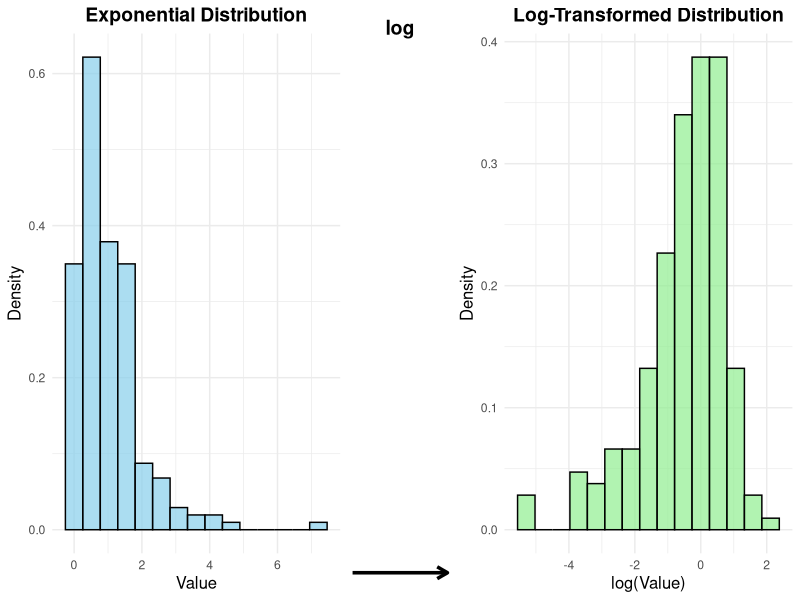

This figure's R source:
# Install required packages if not already installed
# install.packages(c("ggplot2", "cowplot"))

# Load the libraries
library(ggplot2)
library(cowplot)

# Set seed for reproducibility
set.seed(123)

# Generate data for the exponential distribution
n_samples <- 200
lambda <- 1
exp_data <- rexp(n_samples, rate = lambda)

# Create data frames for plotting
df_exp <- data.frame(Value = exp_data)
log_data <- log(exp_data)
df_log <- data.frame(Value = log_data)

# Exponential Distribution Plot
plot_exp <- ggplot(df_exp, aes(x = Value)) +
  geom_histogram(aes(y = ..density..), 
                 bins = 15, 
                 fill = "skyblue", 
                 color = "black", 
                 alpha = 0.7) +
  # geom_density(color = "blue", size = 1) +
  labs(title = "Exponential Distribution",
       x = "Value",
       y = "Density") +
  theme_minimal() +
  theme(
    plot.title = element_text(size = 14, face = "bold", hjust = 0.5),
    axis.title = element_text(size = 12)
  )

# Log-Transformed Distribution Plot
plot_log <- ggplot(df_log, aes(x = Value)) +
  geom_histogram(aes(y = ..density..), 
                 bins = 15, 
                 fill = "lightgreen", 
                 color = "black", 
                 alpha = 0.7) +
  # geom_density(color = "darkgreen", size = 1) +
  labs(title = "Log-Transformed Distribution",
       x = "log(Value)",
       y = "Density") +
  theme_minimal() +
  theme(
    plot.title = element_text(size = 14, face = "bold", hjust = 0.5),
    axis.title = element_text(size = 12)
  )

# Arrow Plot
arrow_plot <- ggplot() +
  # Draw a horizontal arrow from left to right
  geom_segment(aes(x = 0, y = 0.5, xend = 1, yend = 0.5),
               arrow = arrow(length = unit(0.3, "cm")),
               size = 1.2, color = "black") +
  # Add the "log" label above the arrow
  annotate("text", x = 0.5, y = 0.6, label = "log", size = 5, fontface = "bold") +
  # Remove all axes, grids, and background
  theme_void()

# Combine the plots with the arrow
final_plot <- plot_grid(
  plot_exp, 
  arrow_plot, 
  plot_log, 
  ncol = 3, 
  rel_widths = c(1, 0.3, 1), # Adjust the middle plot's width as needed
  labels = NULL
)

# Display the final plot
print(final_plot)
